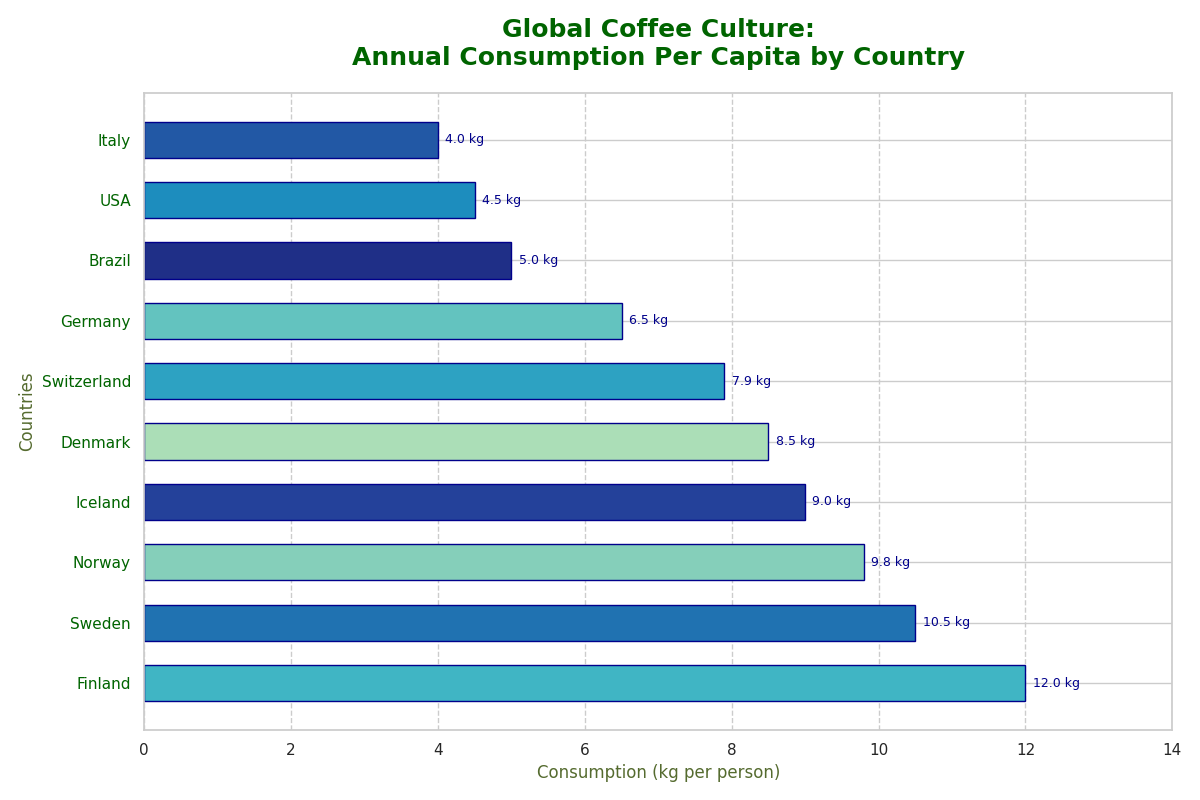

This chart was generated by the following Python code:
import matplotlib.pyplot as plt
import numpy as np
import matplotlib.colors as mcolors

# Define the countries and their annual coffee consumption per person (in kg)
countries = ['Finland', 'Sweden', 'Norway', 'Iceland', 'Denmark', 
             'Switzerland', 'Germany', 'Brazil', 'USA', 'Italy']
consumption = np.array([12.0, 10.5, 9.8, 9.0, 8.5, 7.9, 6.5, 5.0, 4.5, 4.0])

# Generate colors for the bars using a colormap
color_map = plt.get_cmap("YlGnBu")
colors = color_map(np.linspace(0.3, 0.9, len(countries)))

# Manually shuffle the colors
colors_shuffled = [
    colors[3], colors[6], colors[1], colors[8], colors[0], 
    colors[4], colors[2], colors[9], colors[5], colors[7]
]

# Create the figure and axis
fig, ax = plt.subplots(figsize=(12, 8))

# Plot the horizontal bar chart
bars = ax.barh(countries, consumption, color=colors_shuffled, height=0.6, edgecolor='darkblue')

# Add text annotations for each bar
for bar, value in zip(bars, consumption):
    ax.text(value + 0.1, bar.get_y() + bar.get_height() / 2, f'{value:.1f} kg', 
            va='center', fontsize=9, color='darkblue')

# Title and axis labels
ax.set_title('Global Coffee Culture:\nAnnual Consumption Per Capita by Country', 
             fontsize=18, color='darkgreen', weight='bold', pad=20)
ax.set_xlabel('Consumption (kg per person)', fontsize=12, color='darkolivegreen')
ax.set_ylabel('Countries', fontsize=12, color='darkolivegreen')

# Customizing the axis and grid
ax.set_xlim(0, max(consumption) + 2)
ax.xaxis.grid(True, linestyle='--', color='grey', alpha=0.4)
ax.set_axisbelow(True)  # Ensure grid lines are behind bars

# Format the y-ticks
ax.set_yticks(np.arange(len(countries)))
ax.set_yticklabels(countries, fontsize=11, color='darkgreen')

# Adjust layout to fit everything neatly
plt.tight_layout()

# Show the plot
plt.show()
